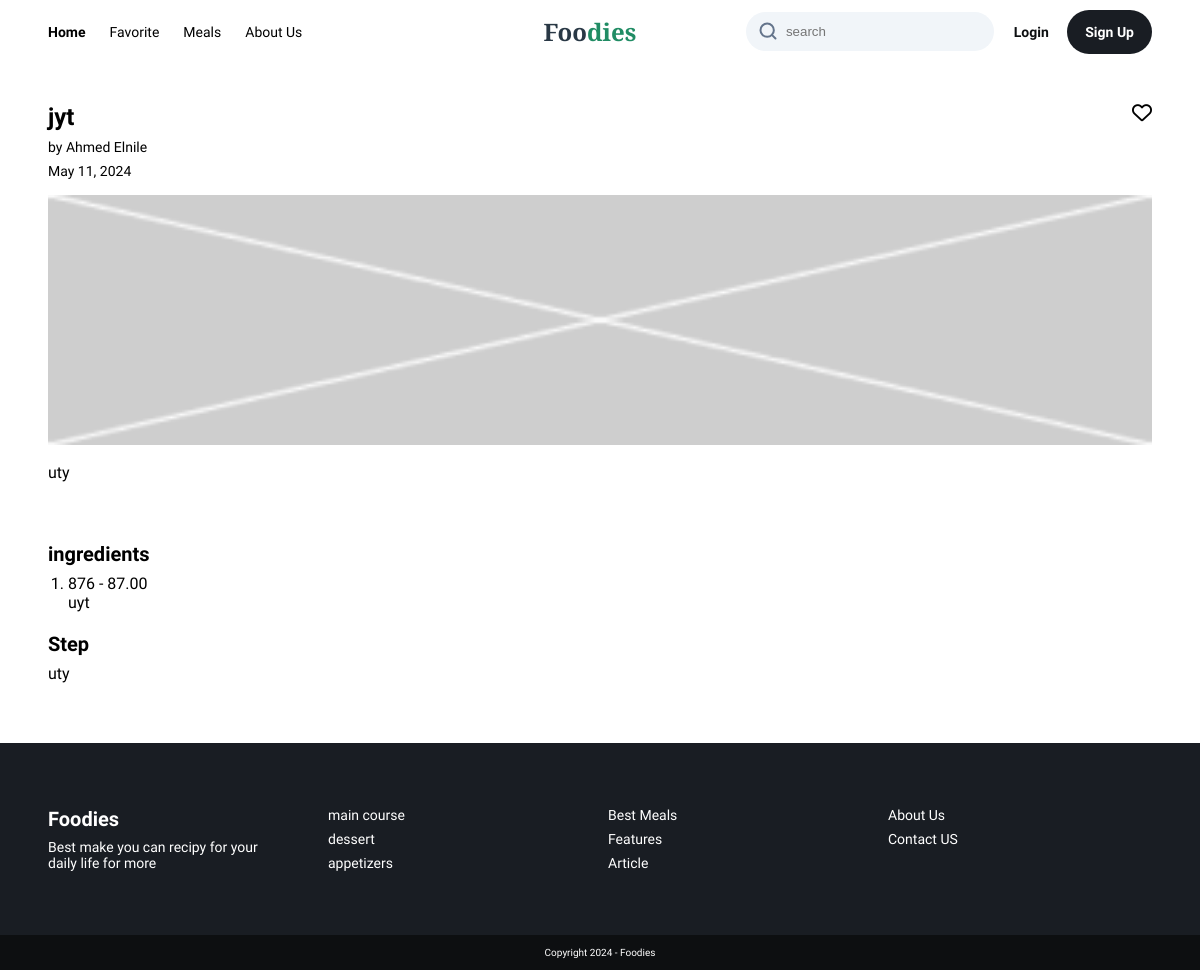
The page /10/ on the database as committed earlier.
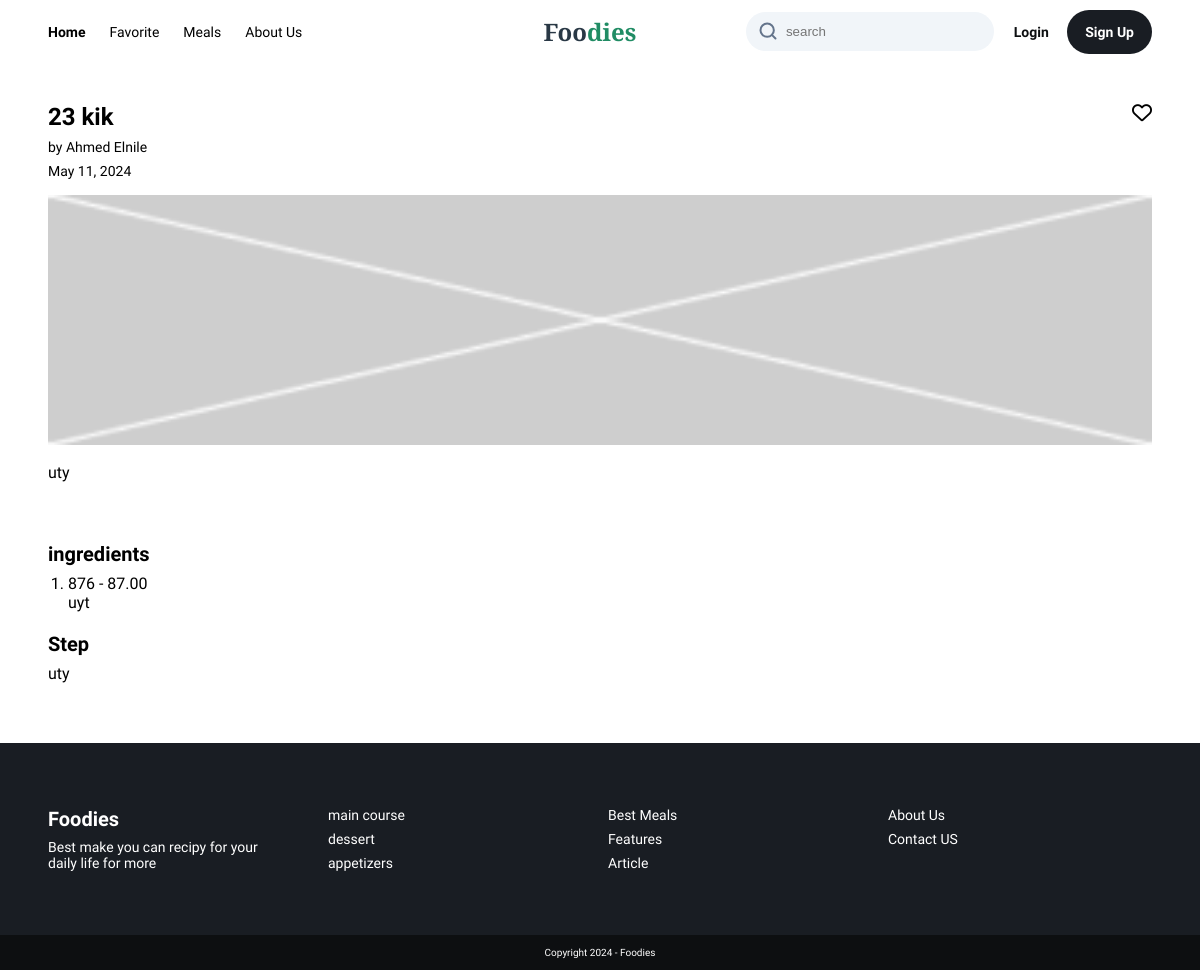
The same page on the database as committed later.
### recipes/models.py (models this page shows, shortened)
class Recipe(models.Model):
    id = models.AutoField(primary_key=True)
    date = models.DateField(auto_now_add=True)
    name = models.CharField(max_length=100)
    publisher = models.ForeignKey(Publisher, on_delete=models.CASCADE, related_name="PublishInfo")
    description = models.TextField(null=False, blank=False)
    duration = models.PositiveIntegerField(null=True, blank=True)
    level = models.ForeignKey(Level, on_delete=models.CASCADE, name='Level')
    category = models.ForeignKey(Category, on_delete=models.CASCADE, related_name="recipes")
    ingredients = models.ManyToManyField(Ingredient, through='RecipeIngredient', related_name='recipes')
    steps = models.TextField(null=False, blank=False)
    image_link = models.CharField(max_length=1000, default='defaultImage')

class Publisher(models.Model):
    id = models.AutoField(primary_key=True)
    name = models.CharField(max_length=100)
    jobTitle = models.CharField(max_length=255)
    Bio = models.TextField()

### recipes/views.py (the view)
# urls.py: path('<int:recipe_id>/', views.recipe_details, name="recipe_details"),
def recipe_details(request, recipe_id):
    recipe = Recipe.objects.get(pk=recipe_id)
    ingredients = RecipeIngredient.objects.filter(recipe=recipe)
    steps = recipe.steps.split('\n')
    bookmarks = None
    if request.user.is_authenticated:
        user = request.user
        bookmarks = Bookmark.objects.filter(user=user).select_related("recipe")
    return render(request, 'recipes/recipeDetails.html', {
        'recipe': recipe,
        'ingredients': ingredients,
        'steps': steps,
    })

### templates/recipes/recipeDetails.html (shortened to what the changed rows need)
{% load static %}
{% load bookmark_filter %}
<!DOCTYPE html>
<html lang="en">
<head>
    <link rel="stylesheet" href="{% static 'recipes/style/header.css' %}">
    <link rel="stylesheet" href="{% static 'recipes/style/RecipeDetails.css' %}"/>
</head>
<body>
<header>
    <div class="logo">
        <h1>
            <a href="{% url 'index' %}">Foo<span>dies</span></a>
        </h1>
    </div>
</header>
<main>
    <div class="titles">
        <div class="main-titles">
            <div class="title">
                <h2 class="rec-name">{{ recipe.name }}</h2>
                <form method="POST" id="form-{{ recipe.id }}" action="{% url 'add_to_favorites' recipe_id=recipe.id %}">
                    <div>
                    </div>
                </form>
            </div>
            <div class="publish-info">
                <p class="publisher-name">by {{ recipe.publisher.name }}</p>
                <p class="publisher-date">{{ recipe.date }}</p>
            </div>
        </div>
    </div>
    <div class="rec-desc">
        <p>{{ recipe.description }}</p>
    </div>
</main>
<div class="rec-detail">
    <div class="rec-steps">
        <h4 class="subtitle">Step</h4>
        {% for step in steps %}
            <p>{{ step }}</p>
        {% endfor %}
    </div>
</div>
<footer>
    <div class="top">
        <div class="col">
            <div class="logo">
                <h1>
                    <a href="{% url 'index' %}">Foo<span>dies</span></a>
                </h1>
            </div>
        </div>
    </div>
</footer>
</body>
</html>

Rows that differ between the two databases and show on the page:
changed Recipe "uty": name "jyt" → "23 kik"
